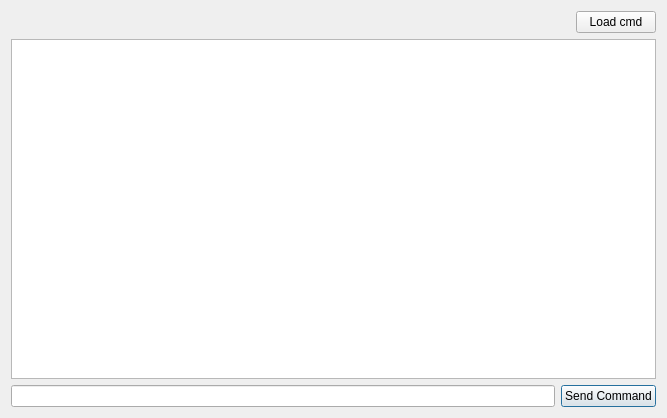
<?xml version="1.0" encoding="UTF-8"?>
<ui version="4.0">
 <class>Dialog</class>
 <widget class="QDialog" name="Dialog">
  <property name="geometry">
   <rect>
    <x>0</x>
    <y>0</y>
    <width>667</width>
    <height>418</height>
   </rect>
  </property>
  <property name="windowTitle">
   <string>Dialog</string>
  </property>
  <layout class="QVBoxLayout" name="verticalLayout">
   <item>
    <layout class="QHBoxLayout" name="horizontalLayout_2">
     <item>
      <spacer name="horizontalSpacer">
       <property name="orientation">
        <enum>Qt::Horizontal</enum>
       </property>
       <property name="sizeHint" stdset="0">
        <size>
         <width>40</width>
         <height>20</height>
        </size>
       </property>
      </spacer>
     </item>
     <item>
      <widget class="QPushButton" name="pushButton">
       <property name="text">
        <string>Load cmd</string>
       </property>
      </widget>
     </item>
    </layout>
   </item>
   <item>
    <widget class="QTextEdit" name="cmdOutput"/>
   </item>
   <item>
    <layout class="QHBoxLayout" name="horizontalLayout">
     <item>
      <widget class="QLineEdit" name="line_Command"/>
     </item>
     <item>
      <widget class="QPushButton" name="pushButton_2">
       <property name="acceptDrops">
        <bool>false</bool>
       </property>
       <property name="text">
        <string>Send Command</string>
       </property>
       <property name="default">
        <bool>true</bool>
       </property>
      </widget>
     </item>
    </layout>
   </item>
  </layout>
 </widget>
 <layoutdefault spacing="6" margin="11"/>
 <resources/>
 <connections/>
</ui>
